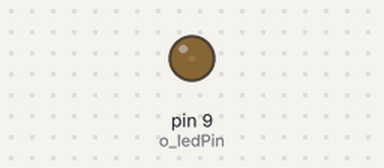
Simulated run of this sketch. Board: Arduino Uno, built with avr-gcc and run on an emulated ATmega328P. Parts: output pins drawn as LEDs (lit = HIGH).

Above: at 0.05 s.
At 0.5 s:
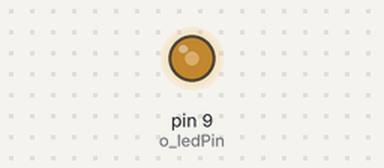
At 0.95 s:
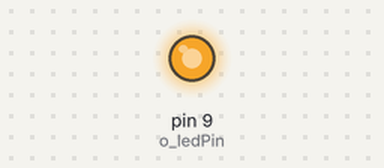
At 1.8 s:
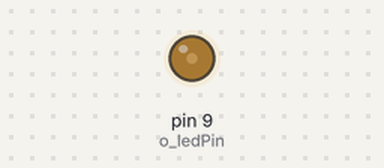
Timing chart, 0 to 4.7 s (numbered marks = the images above):
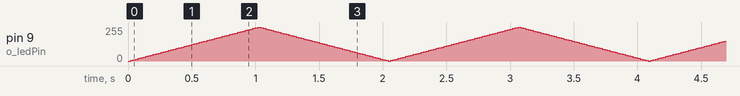

The sketch:

Code.ino
```cpp
int o_ledPin = 9;
int brightness = 0;
int fadeamount = 5;

void setup()
{
  pinMode(o_ledPin, OUTPUT);
}

void loop()
{
  analogWrite(o_ledPin, brightness);
  brightness = brightness + fadeamount;

  if (brightness == 0 || brightness == 255){
    fadeamount = -fadeamount;
  }
  delay(20);
}
```
